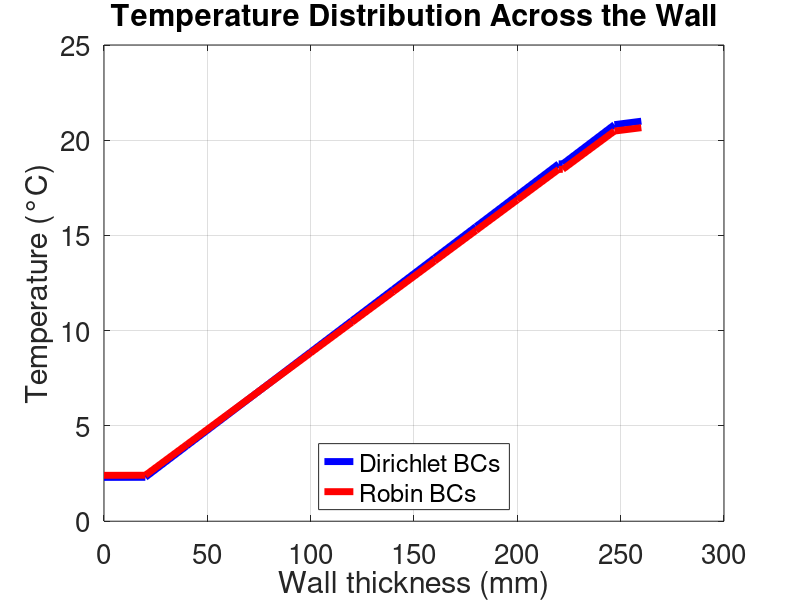

Write MATLAB code to recreate this figure.
clear all;
clc;



Edof=[1 1 2;
      2 2 3;
      3 3 4;
      4 4 5;
      5 5 6;
      6 6 7;
      7 7 8;
      8 8 9;
      9 9 10;
      10 10 11;
      11 11 12;
      12 12 13;
      13 13 14;
      14 14 15];

Boundary_edof=[1 1;
               14 15];
Dof=[1;2;3;4;5;6;7;8;9;10;11;12;13;14;15];
T_in=21;
T_out=2.3;
bc=[1 T_out; 15 T_in];
h_inside = 8; % Convective coefficient inside (W/m2C)
h_outside = 25; % Convective coefficient outside (W/m2C)
Nodof=size(Dof,1);
K_stiffness=zeros(Nodof);
F=zeros(Nodof,1);
A=1;
Ex=10^-3*[0 20;
        20 40;
        40 60;
        60 80;
        80 100;
        100 120;
        120 140; 
        140 160;
        160 180;
        180 200;
        200 220;
        220 222;
        222 247;
        247 260];
k_cond=[14 0.034 5.50 0.034 0.20];
for i = 1:size(Edof,1)
    ex = Ex(i,:);
    
    % Assign correct conductivity values
    if i == 1
        k_conduction = k_cond(1);
    elseif i >= 2 && i <= 11
        k_conduction = k_cond(2);
    elseif i == 12
        k_conduction = k_cond(3);
    elseif i == 13
        k_conduction = k_cond(4);
    elseif i == 14
        k_conduction = k_cond(5);
    end
    
    % Element stiffness matrix
    Ke = (A * k_conduction / (ex(2) - ex(1))) * [1 -1; -1 1];
    edof = Edof(i, 2:3);
    K_stiffness(edof, edof) = K_stiffness(edof, edof) + Ke;
end 
K=K_stiffness;

free = [2 3 4 5 6 7 8 9 10 11 12 13 14];  % Free DOFs
const = [1 15];  % Constrained DOFs
% Applying Dirichlet BCs for Problem 1.1
K_dir = K;
F_dir = F;
T_dir= zeros(Nodof,1);
T_dir(const) = bc(:,2);  % Apply known temperatures
T_dir(free) = K_dir(free, free) \ (F_dir(free)-K_dir(free, const) * T_dir(const)); 

% Applying Robin BCs for Problem 1.2
K_robin = K;
F_robin = F;
K_robin(1,1) = K_robin(1,1) + h_outside;
F_robin(1) = F_robin(1) + h_outside * T_out;
K_robin(end,end) = K_robin(end,end) + h_inside;
F_robin(end) = F_robin(end) + h_inside * T_in;
T_robin = K_robin \ F_robin;


Length=[0 20 40 60 80 100 120 140 160 180 200 220 222 247 260];


% Plot results

figure;
plot(Length, T_dir, 'b', 'LineWidth', 5); 
hold on;
plot(Length, T_robin, 'r', 'LineWidth', 5);
%plot(Length, T, 'k--', 'LineWidth', 2); % Corrected Analytical Solution
legend('Dirichlet BCs', 'Robin BCs','Location','south');
xlabel('Wall thickness (mm)','FontSize',24); ylabel('Temperature (°C)','FontSize',24);
title('Temperature Distribution Across the Wall','FontSize',24); grid on;
set(gca, 'FontSize', 20)

Q_dir_total = 0; % Initialize total heat loss
Q_robin_total = 0;
for  i = 1:size(Edof,1)
    edof = Edof(i, 2:3); % Get the DOFs for this element
    if i == 1
        k_conduction = k_cond(1);
    elseif i >= 2 && i <= 11
        k_conduction = k_cond(2);
    elseif i == 12
        k_conduction = k_cond(3);
    elseif i == 13
        k_conduction = k_cond(4);
    elseif i == 14
        k_conduction = k_cond(5);
    end
 
    % Compute the heat loss for the element
    Q_dir = -k_conduction * (T_dir(edof(2)) - T_dir(edof(1))) / (Ex(i,2) - Ex(i,1));
    Q_robin = -k_conduction * (T_robin(edof(2)) - T_robin(edof(1))) / (Ex(i,2) - Ex(i,1));
    % Sum up the total heat loss
    q_dir(i)=Q_dir;
    q_robin(i)=Q_robin;
    Q_dir_total = Q_dir_total + Q_dir; 
    Q_robin_total = Q_robin_total + Q_robin;
end
fprintf('Heat loss (Dirichlet): %.2f W/m²\n', Q_dir);
fprintf('Heat loss (Robin): %.2f W/m²\n', Q_robin);


